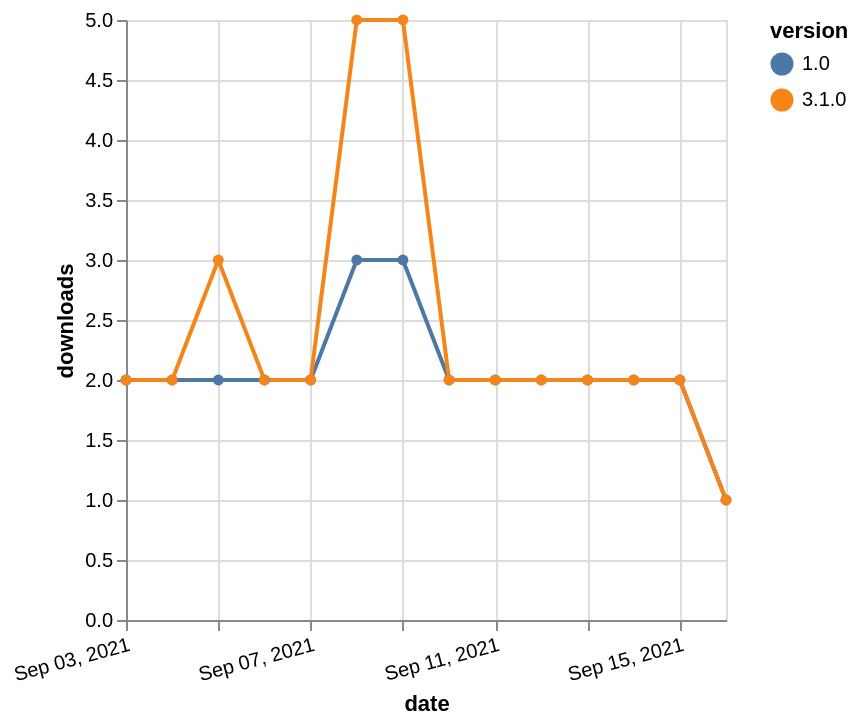

Here is the Vega-Lite specification saved for this chart:
### Vega-Lite specification from a JSON file in a GitHub repository (floating-point values rounded to 4 significant figures)
{"$schema": "https://vega.github.io/schema/vega-lite/v5.json", "description": "A simple bar chart with embedded data.", "data": {"values": [{"date": "2021-09-03", "total": 2250, "delta": 2, "version": "1.0"}, {"date": "2021-09-04", "total": 2252, "delta": 2, "version": "1.0"}, {"date": "2021-09-05", "total": 2254, "delta": 2, "version": "1.0"}, {"date": "2021-09-06", "total": 2256, "delta": 2, "version": "1.0"}, {"date": "2021-09-07", "total": 2258, "delta": 2, "version": "1.0"}, {"date": "2021-09-08", "total": 2261, "delta": 3, "version": "1.0"}, {"date": "2021-09-09", "total": 2264, "delta": 3, "version": "1.0"}, {"date": "2021-09-10", "total": 2266, "delta": 2, "version": "1.0"}, {"date": "2021-09-11", "total": 2268, "delta": 2, "version": "1.0"}, {"date": "2021-09-12", "total": 2270, "delta": 2, "version": "1.0"}, {"date": "2021-09-13", "total": 2272, "delta": 2, "version": "1.0"}, {"date": "2021-09-14", "total": 2274, "delta": 2, "version": "1.0"}, {"date": "2021-09-15", "total": 2276, "delta": 2, "version": "1.0"}, {"date": "2021-09-16", "total": 2277, "delta": 1, "version": "1.0"}, {"date": "2021-09-03", "total": 2349, "delta": 2, "version": "3.1.0"}, {"date": "2021-09-04", "total": 2351, "delta": 2, "version": "3.1.0"}, {"date": "2021-09-05", "total": 2354, "delta": 3, "version": "3.1.0"}, {"date": "2021-09-06", "total": 2356, "delta": 2, "version": "3.1.0"}, {"date": "2021-09-07", "total": 2358, "delta": 2, "version": "3.1.0"}, {"date": "2021-09-08", "total": 2363, "delta": 5, "version": "3.1.0"}, {"date": "2021-09-09", "total": 2368, "delta": 5, "version": "3.1.0"}, {"date": "2021-09-10", "total": 2370, "delta": 2, "version": "3.1.0"}, {"date": "2021-09-11", "total": 2372, "delta": 2, "version": "3.1.0"}, {"date": "2021-09-12", "total": 2374, "delta": 2, "version": "3.1.0"}, {"date": "2021-09-13", "total": 2376, "delta": 2, "version": "3.1.0"}, {"date": "2021-09-14", "total": 2378, "delta": 2, "version": "3.1.0"}, {"date": "2021-09-15", "total": 2380, "delta": 2, "version": "3.1.0"}, {"date": "2021-09-16", "total": 2381, "delta": 1, "version": "3.1.0"}]}, "width": "container", "mark": {"type": "line", "point": {"filled": true}}, "encoding": {"x": {"field": "date", "type": "temporal", "timeUnit": "yearmonthdate", "title": "date", "axis": {"labelAngle": -15}}, "y": {"field": "delta", "type": "quantitative", "title": "downloads"}, "color": {"field": "version", "type": "nominal"}, "tooltip": {"field": "delta"}}}
